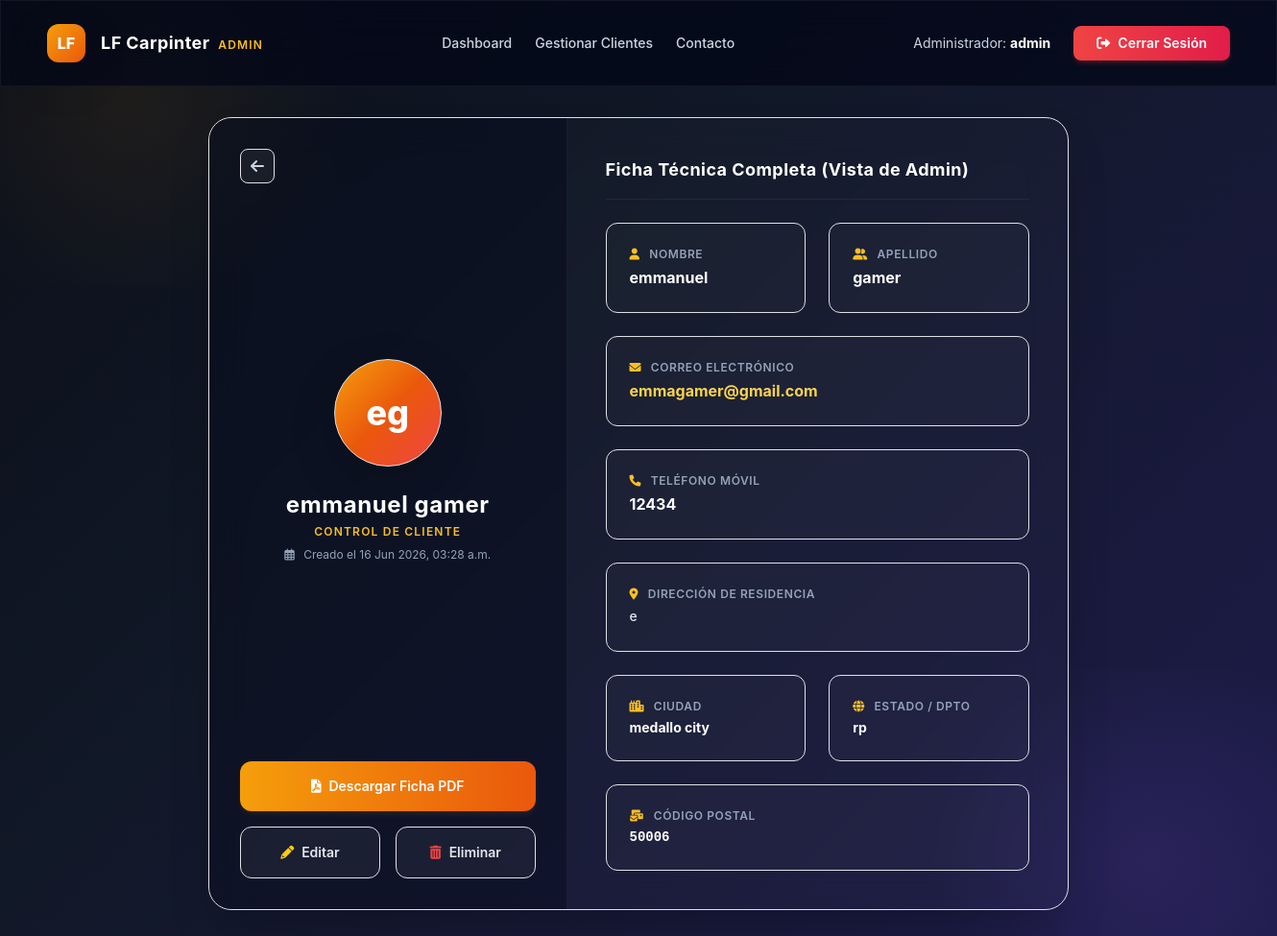
Screenshot of /adminpanel/clientes/1/ (signed in) with the database file from the repository.
### dcrm/website/models.py (models this page shows, shortened)
class Cliente(models.Model):
    letras_regex = RegexValidator(r'^[a-zA-ZáéíóúÁÉÍÓÚñÑ\s]+$', 'Solo se permiten letras y espacios en este campo.')
    telefono_regex = RegexValidator(r'^\+?[\d\s\-\(\)]+$', 'El número de teléfono contiene caracteres no válidos.')
    alfa_num_regex = RegexValidator(r'^[a-zA-Z0-9áéíóúÁÉÍÓÚñÑ\s\.,#-]+$', 'Contiene caracteres especiales no permitidos.')
    fecha_registro = models.DateTimeField(auto_now_add=True)
    nombre = models.CharField(max_length=100, validators=[letras_regex])
    apellido = models.CharField(max_length=100, validators=[letras_regex])
    correo = models.EmailField()
    telefono = models.CharField(max_length=20, validators=[telefono_regex])
    direccion = models.CharField(max_length=255, validators=[alfa_num_regex])
    ciudad = models.CharField(max_length=100, validators=[letras_regex])
    estado = models.CharField(max_length=100, validators=[letras_regex])
    codigo_postal = models.CharField(max_length=20, validators=[RegexValidator(r'^[\d\-a-zA-Z]+$', 'Formato de código postal no válido')])

### customadmin/views.py (the view)
# urls.py: path('clientes/<int:pk>/', views.cliente_detail, name='cliente_detail'),
@role_required('admin')
def cliente_detail(request, pk):
    cliente = get_object_or_404(Cliente, pk=pk)
    return render(request, 'customadmin/cliente_detail.html', {'cliente': cliente})

### customadmin/templates/customadmin/cliente_detail.html (shortened to what this page needs)
{% extends 'customadmin_base.html' %}
{% load static %}
{% block content %}
<div class="max-w-4xl mx-auto">
    <div class="glass-card w-full rounded-3xl shadow-2xl overflow-hidden grid grid-cols-1 md:grid-cols-12 border border-white/5 relative z-10">
        <div class="md:col-span-5 bg-slate-950/40 p-8 flex flex-col justify-between items-center text-center border-r border-white/5">
            <div class="w-full flex justify-start">
                <a hx-get="{% url 'customadmin:cliente_list' %}" hx-target="#spa-container" hx-select="#spa-container" hx-push-url="true" class="h-9 w-9 rounded-lg bg-white/5 hover:bg-white/10 text-slate-300 hover:text-white transition flex items-center justify-center border border-white/5 cursor-pointer" title="Regresar a la Lista">
                    <i class="fas fa-arrow-left"></i>
                </a>
            </div>
            <div class="my-6 flex flex-col items-center">
                <div class="h-28 w-28 rounded-full bg-gradient-to-br from-amber-500 via-orange-600 to-red-500 flex items-center justify-center text-white text-4xl font-extrabold shadow-lg shadow-amber-500/25 border border-white/10 mb-4 animate-pulse">
                    {{ cliente.nombre|slice:":1" }}{{ cliente.apellido|slice:":1" }}
                </div>
                <h1 class="text-2xl font-bold text-white tracking-wide">{{ cliente.nombre }} {{ cliente.apellido }}</h1>
                <div class="text-xs text-amber-400 font-semibold uppercase tracking-widest mt-1">Control de Cliente</div>
                <div class="text-xs text-slate-400 mt-2"><i class="far fa-calendar-alt mr-1.5"></i> Creado el {{ cliente.fecha_registro|date:"d M Y, h:i a" }}</div>
            </div>
            <div class="w-full flex flex-col gap-3 mt-4">
                <a href="{% url 'customadmin:download_pdf' cliente.id %}" class="w-full bg-gradient-to-r from-amber-500 to-orange-600 text-white py-3 rounded-xl font-semibold text-sm flex items-center justify-center gap-2 hover:opacity-90 transition shadow-md shadow-amber-500/10">
                    <i class="fas fa-file-pdf"></i> Descargar Ficha PDF
                </a>
                <div class="grid grid-cols-2 gap-3">
                    <a hx-get="{% url 'customadmin:cliente_edit' cliente.id %}" hx-target="#spa-container" hx-select="#spa-container" hx-push-url="true" class="bg-white/5 hover:bg-white/10 text-slate-200 hover:text-white py-3 rounded-xl font-semibold text-sm border border-white/5 flex items-center justify-center gap-2 transition cursor-pointer">
                        <i class="fas fa-pencil-alt text-yellow-400"></i> Editar
                    </a>
                    <a hx-get="{% url 'customadmin:cliente_delete' cliente.id %}" hx-target="#spa-container" hx-select="#spa-container" hx-push-url="true" class="bg-white/5 hover:bg-red-500/20 text-slate-200 hover:text-red-300 py-3 rounded-xl font-semibold text-sm border border-white/5 flex items-center justify-center gap-2 transition cursor-pointer">
                        <i class="fas fa-trash-alt text-red-500"></i> Eliminar
                    </a>
                </div>
            </div>
        </div>
        <div class="md:col-span-7 p-8 md:p-10 flex flex-col justify-center">
            <h2 class="text-lg font-bold text-white mb-6 border-b border-white/5 pb-3 tracking-wide">Ficha Técnica Completa (Vista de Admin)</h2>
            <div class="grid grid-cols-1 sm:grid-cols-2 gap-4">
                <div class="glass-inner bg-white/[0.02] border border-white/5 rounded-xl p-4">
                    <div class="text-xs text-slate-400 uppercase font-semibold tracking-wider mb-1"><i class="fas fa-user mr-1.5 text-amber-400"></i> Nombre</div>
                    <div class="text-white font-bold text-base">{{ cliente.nombre }}</div>
                </div>
                <div class="glass-inner bg-white/[0.02] border border-white/5 rounded-xl p-4">
                    <div class="text-xs text-slate-400 uppercase font-semibold tracking-wider mb-1"><i class="fas fa-user-friends mr-1.5 text-amber-400"></i> Apellido</div>
                    <div class="text-white font-bold text-base">{{ cliente.apellido }}</div>
                </div>
                <div class="glass-inner bg-white/[0.02] border border-white/5 rounded-xl p-4 sm:col-span-2">
                    <div class="text-xs text-slate-400 uppercase font-semibold tracking-wider mb-1"><i class="fas fa-envelope mr-1.5 text-amber-400"></i> Correo Electrónico</div>
                    <a href="mailto:{{ cliente.correo }}" class="text-amber-300 hover:text-amber-200 font-bold text-base hover:underline block break-all">{{ cliente.correo }}</a>
                </div>
                <div class="glass-inner bg-white/[0.02] border border-white/5 rounded-xl p-4 sm:col-span-2">
                    <div class="text-xs text-slate-400 uppercase font-semibold tracking-wider mb-1"><i class="fas fa-phone mr-1.5 text-amber-400"></i> Teléfono Móvil</div>
                    <a href="tel:{{ cliente.telefono }}" class="text-white font-bold text-base hover:underline block">{{ cliente.telefono }}</a>
                </div>
                <div class="glass-inner bg-white/[0.02] border border-white/5 rounded-xl p-4 sm:col-span-2">
                    <div class="text-xs text-slate-400 uppercase font-semibold tracking-wider mb-1"><i class="fas fa-map-marker-alt mr-1.5 text-amber-400"></i> Dirección de Residencia</div>
                    <div class="text-slate-200 font-medium text-sm leading-relaxed">{{ cliente.direccion }}</div>
                </div>
                <div class="glass-inner bg-white/[0.02] border border-white/5 rounded-xl p-4">
                    <div class="text-xs text-slate-400 uppercase font-semibold tracking-wider mb-1"><i class="fas fa-city mr-1.5 text-amber-400"></i> Ciudad</div>
                    <div class="text-white font-bold text-sm">{{ cliente.ciudad }}</div>
                </div>
                <div class="glass-inner bg-white/[0.02] border border-white/5 rounded-xl p-4">
                    <div class="text-xs text-slate-400 uppercase font-semibold tracking-wider mb-1"><i class="fas fa-globe mr-1.5 text-amber-400"></i> Estado / Dpto</div>
                    <div class="text-white font-bold text-sm">{{ cliente.estado }}</div>
                </div>
                <div class="glass-inner bg-white/[0.02] border border-white/5 rounded-xl p-4 sm:col-span-2">
                    <div class="text-xs text-slate-400 uppercase font-semibold tracking-wider mb-1"><i class="fas fa-mail-bulk mr-1.5 text-amber-400"></i> Código Postal</div>
                    <div class="text-white font-mono font-bold text-sm">{{ cliente.codigo_postal }}</div>
                </div>
            </div>
        </div>
    </div>
</div>
{% endblock %}

### customadmin/templates/customadmin_base.html (shortened to what this page needs)
{% load static %}
<!doctype html>
<html lang="es">
<head>
    <link href="{% static 'css/bootstrap.min.css' %}" rel="stylesheet">
    <script src="{% static 'js/tailwindcss.js' %}"></script>
    <link href="{% static 'css/all.min.css' %}" rel="stylesheet">
</head>
<body class="pb-12">
    <nav class="glass-card sticky top-0 z-50 border-b border-white/5 bg-slate-950/70">
        <div class="container mx-auto px-6 py-4 flex flex-col md:flex-row items-center justify-between gap-4">
            <div class="flex items-center gap-3">
                <div class="h-10 w-10 rounded-xl bg-gradient-to-br from-amber-500 to-orange-600 flex items-center justify-center font-extrabold text-white text-base shadow-lg shadow-amber-500/30">LF</div>
                <span class="text-white font-bold text-lg tracking-wide">LF Carpinter <span class="text-xs uppercase tracking-widest text-amber-400 font-semibold ml-1">ADMIN</span></span>
            </div>
            <div class="flex items-center gap-6 text-sm font-medium">
                <a hx-get="{% url 'customadmin:dashboard' %}" hx-target="#spa-container" hx-select="#spa-container" hx-push-url="true" class="text-slate-300 hover:text-white hover:underline transition cursor-pointer">Dashboard</a>
                <a hx-get="{% url 'customadmin:cliente_list' %}" hx-target="#spa-container" hx-select="#spa-container" hx-push-url="true" class="text-slate-300 hover:text-white hover:underline transition cursor-pointer">Gestionar Clientes</a>
                <a hx-get="{% url 'customadmin:contacto' %}" hx-target="#spa-container" hx-select="#spa-container" hx-push-url="true" class="text-slate-300 hover:text-white hover:underline transition cursor-pointer">Contacto</a>
            </div>
            <div class="flex items-center gap-6">
                <span class="text-slate-300 text-sm hidden sm:inline">Administrador: <strong class="text-white">{{ user.get_full_name|default:user.username }}</strong></span>
                <a href="{% url 'logout' %}" class="bg-gradient-to-r from-red-500 to-rose-600 text-white px-4 py-2 rounded-lg font-semibold hover:opacity-90 transition text-sm flex items-center gap-2 shadow-md shadow-red-500/20">
                    <i class="fas fa-sign-out-alt"></i> Cerrar Sesión
                </a>
            </div>
        </div>
    </nav>
    <div class="container mx-auto px-6 mt-8 relative z-10" id="spa-container">
        {% block content %}
        {% endblock %}
    </div>
</body>
</html>

### customadmin/templates/customadmin_base.html (style rules this page uses)
body { background: linear-gradient(135deg, #0b0f19 0%, #111827 40%, #1e1b4b 100%); font-family: 'Inter', sans-serif; min-height: 100vh; color: #f3f4f6; position: relative; overflow-x: hidden; }
body::before { content: ''; position: absolute; top: -10%; left: -10%; width: 40%; height: 40%; background: radial-gradient(circle, rgba(245, 158, 11, 0.08) 0%, transparent 70%); pointer-events: none; }
body::after { content: ''; position: absolute; bottom: -10%; right: -10%; width: 40%; height: 40%; background: radial-gradient(circle, rgba(139, 92, 246, 0.12) 0%, transparent 70%); pointer-events: none; }
.glass-card { background: rgba(255, 255, 255, 0.02); border: 1px solid rgba(255, 255, 255, 0.06); backdrop-filter: blur(20px); -webkit-backdrop-filter: blur(20px); }

### rows the page displays
Cliente: nombre "e", apellido "g", nombre "emmanuel", apellido "gamer", fecha_registro "16 Jun 2026, 03:28 a.m.", correo "emmagamer@gmail.com", telefono "12434", direccion "e", ciudad "medallo city", estado "rp", codigo_postal "50006"

### other values shown
{{ user.get_full_name|default:user.username }} "admin"
